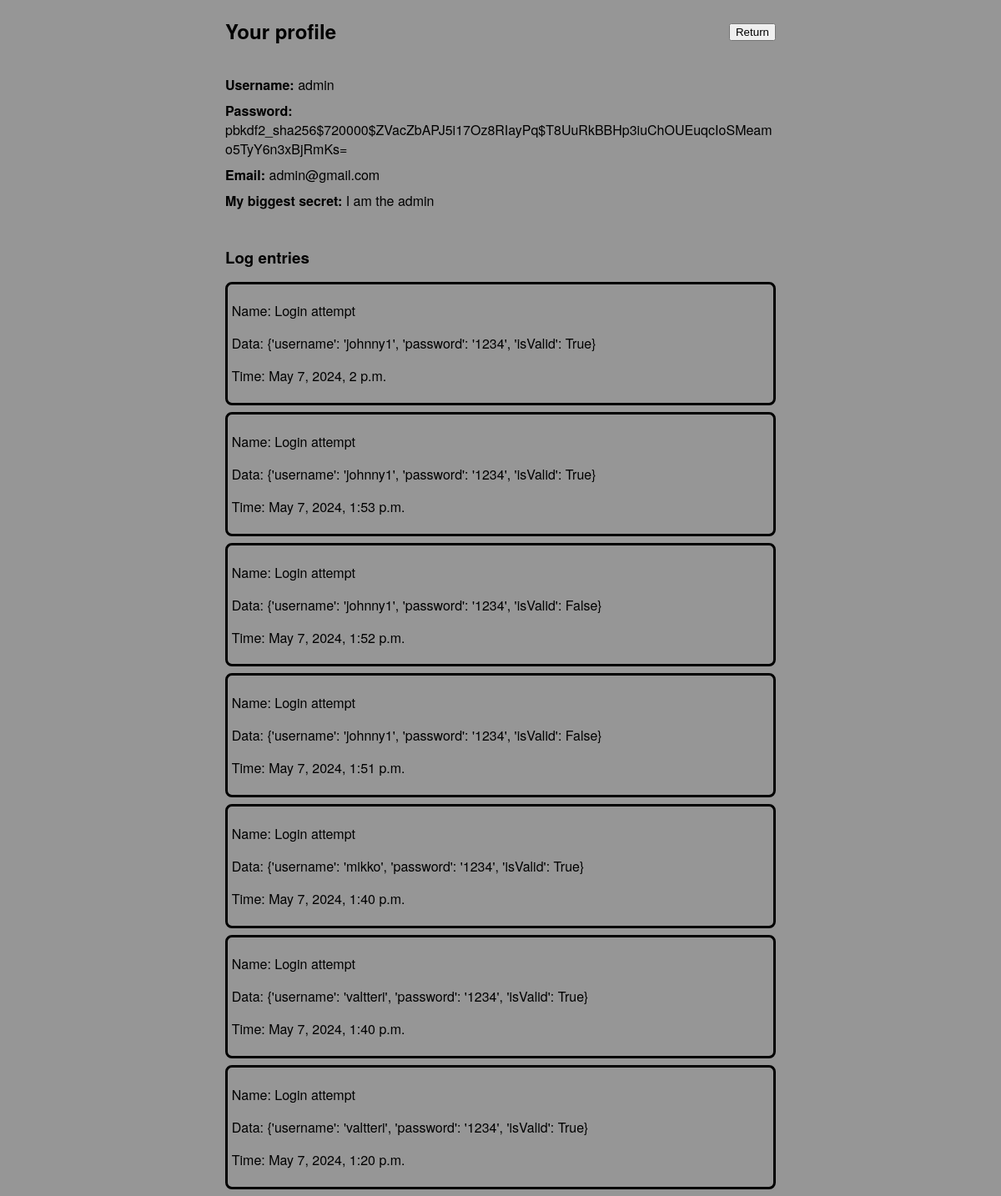
/ownpage/1 (signed in), run on an earlier commit of the app's database.
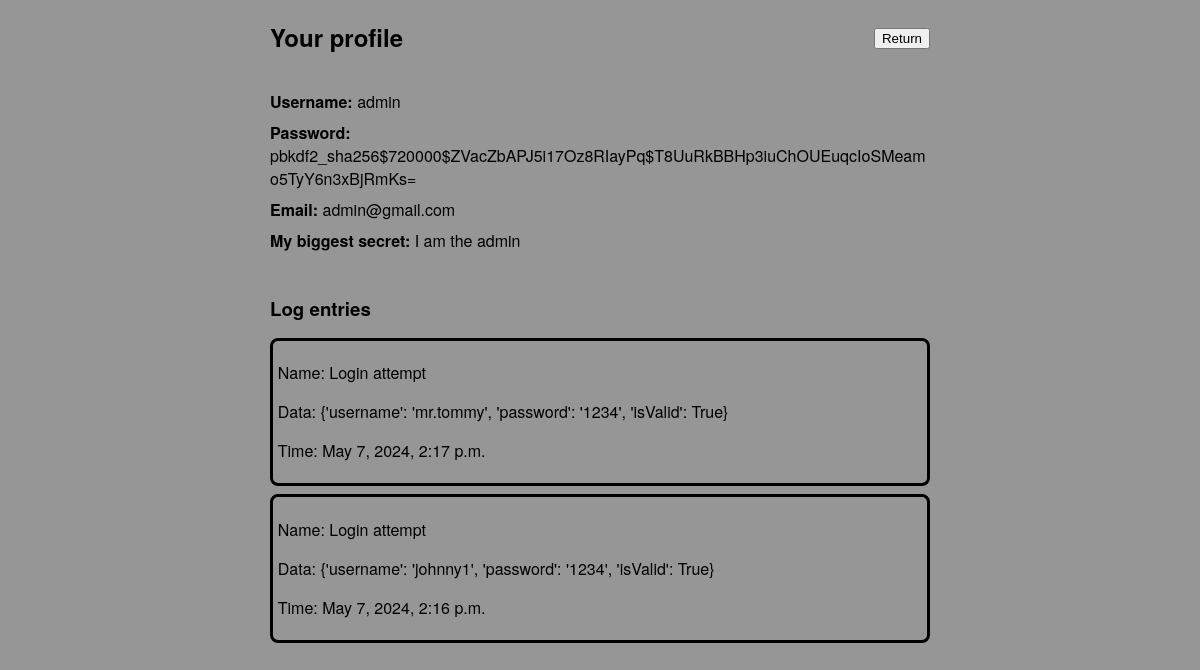
And on a later commit of the database.
### blogs/models.py (models this page shows)
class AppUser(AbstractBaseUser, PermissionsMixin):
    id = models.AutoField(primary_key=True)
    username = models.CharField(max_length=30, unique=True)
    password = models.CharField(max_length=255, default="")
    email = models.EmailField(max_length=255, default="", unique=True)
    secret = models.CharField(max_length=255, default="")
    is_active = models.BooleanField(default=True)
    is_staff = models.BooleanField(default=False)
    is_superuser = models.BooleanField(default=False)
    objects = UserAccountManager()
    USERNAME_FIELD = "email"
    REQUIRED_FIELDS = ["username", "password", "secret"]

class LogEntry(models.Model):
    default_timestamp = datetime.strptime("01.01.1970 12:00:00", "%d.%m.%Y %H:%M:%S")
    name = models.CharField(max_length=50, default="")
    data = models.JSONField(default=dict, null=True)
    time = models.DateTimeField(
        auto_now = False,
        auto_now_add = False,
        blank = True,
        default = f"{default_timestamp}"
    )

### blogs/views.py (the view)
# urls.py: path('ownpage/<int:pk>', views.ownPageView, name='ownpage'), # user's information
@login_required
def ownPageView(request, pk):
    log_entries = LogEntry.objects.all()
    log_entries = log_entries.order_by("-id").values()
    try:
        user_to_observe = AppUser.objects.get(id=pk)
    except ObjectDoesNotExist:
        return redirect("/")
    return render(request, "ownpage.html", { "user" : user_to_observe, "log_entries" : log_entries  })

### blogs/templates/ownpage.html (shortened to what this page needs)
<!DOCTYPE html>
<html xmlns="http://www.w3.org/1999/xhtml">
    <head>
        <link rel="stylesheet" href="../static/main.css">
    </head>
    <body>
        <div class="header">
            <h2>Your profile</h2>
            <form method="post" action="/" style="margin-left:auto;">
                <input type="submit" value="Return"/>
            </form>
        </div>
        <ul style="max-width: 55vw">
            <li><b>Username:</b> {{ user.username }}</li>
            <li style="overflow-wrap: break-word;"><b>Password:</b> {{ user.password }}</li>
            <li><b>Email:</b> {{ user.email }}</li>
            <li><b>My biggest secret:</b> {{ user.secret }}</li>
        </ul>
        {% if user.is_superuser == True %}
            <h3 style="margin-bottom:auto;">Log entries</h3>
            <ul>
                {% for entry in log_entries %}
                    <li class="log_entry">
                        <p>Name: {{ entry.name }}</p>
                        <p>Data: {{ entry.data }}</p>
                        <p>Time: {{ entry.time }}</p>
                    </li>
                {% endfor %}
            </ul>
        {% endif %}
    </body>
</html>

### blogs/static/main.css (style rules this page uses)
body { margin: auto; font-family: "Helvetica Neue", sans-serif; background-color: #969696; max-width: 50vw; display: grid; justify-content: center; align-items: center; max-height: 100vh; }
ul { list-style-type: none; margin-top: 1em; padding: 0; }
ul li { margin-bottom: .5em; }
.header { display: flex; align-items: center; }
.log_entry { border: solid; border-radius: .5em; padding: .3em; }

What changed in the data, as far as the page shows it:
removed LogEntry: name "Login attempt", data "{'username': 'johnny1', 'password': '1234', 'isValid': True}", time "May 7, 2024, 2 p.m."
removed LogEntry: name "Login attempt", data "{'username': 'johnny1', 'password': '1234', 'isValid': True}", time "May 7, 2024, 1:53 p.m."
removed LogEntry: name "Login attempt", data "{'username': 'johnny1', 'password': '1234', 'isValid': False}", time "May 7, 2024, 1:52 p.m."
removed LogEntry: name "Login attempt", data "{'username': 'johnny1', 'password': '1234', 'isValid': False}", time "May 7, 2024, 1:51 p.m."
removed LogEntry: name "Login attempt", data "{'username': 'mikko', 'password': '1234', 'isValid': True}", time "May 7, 2024, 1:40 p.m."
removed LogEntry: name "Login attempt", data "{'username': 'valtteri', 'password': '1234', 'isValid': True}", time "May 7, 2024, 1:40 p.m."
removed LogEntry: name "Login attempt", data "{'username': 'valtteri', 'password': '1234', 'isValid': True}", time "May 7, 2024, 1:20 p.m."
added LogEntry: name "Login attempt", data "{'username': 'mr.tommy', 'password': '1234', 'isValid': True}", time "May 7, 2024, 2:17 p.m."
added LogEntry: name "Login attempt", data "{'username': 'johnny1', 'password': '1234', 'isValid': True}", time "May 7, 2024, 2:16 p.m."
